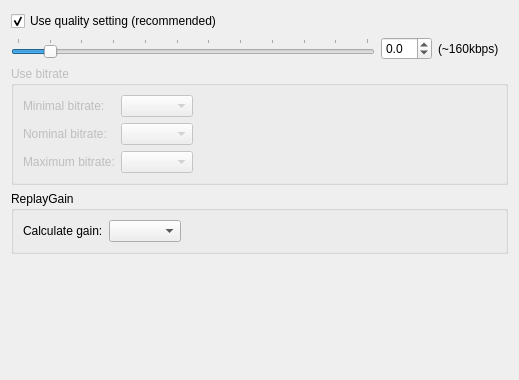
<?xml version="1.0" encoding="UTF-8"?>
<ui version="4.0">
 <class>ConfigPage_Ogg</class>
 <widget class="QWidget" name="oggConfigPage">
  <property name="geometry">
   <rect>
    <x>0</x>
    <y>0</y>
    <width>519</width>
    <height>380</height>
   </rect>
  </property>
  <property name="windowTitle">
   <string>Ogg encoding configuration</string>
  </property>
  <layout class="QVBoxLayout" name="verticalLayout">
   <item>
    <widget class="QCheckBox" name="oggUseQualityCheck">
     <property name="text">
      <string>Use quality setting (recommended)</string>
     </property>
     <property name="checked">
      <bool>true</bool>
     </property>
    </widget>
   </item>
   <item>
    <layout class="QHBoxLayout" name="horizontalLayout_6">
     <item>
      <widget class="QSlider" name="oggQualitySlider">
       <property name="sizePolicy">
        <sizepolicy hsizetype="Expanding" vsizetype="Fixed">
         <horstretch>0</horstretch>
         <verstretch>0</verstretch>
        </sizepolicy>
       </property>
       <property name="minimum">
        <number>-10</number>
       </property>
       <property name="maximum">
        <number>100</number>
       </property>
       <property name="singleStep">
        <number>5</number>
       </property>
       <property name="pageStep">
        <number>10</number>
       </property>
       <property name="value">
        <number>0</number>
       </property>
       <property name="orientation">
        <enum>Qt::Horizontal</enum>
       </property>
       <property name="tickPosition">
        <enum>QSlider::TicksAbove</enum>
       </property>
       <property name="tickInterval">
        <number>10</number>
       </property>
      </widget>
     </item>
     <item>
      <widget class="QDoubleSpinBox" name="oggQualitySpin">
       <property name="decimals">
        <number>1</number>
       </property>
       <property name="minimum">
        <double>-1.000000000000000</double>
       </property>
       <property name="maximum">
        <double>10.000000000000000</double>
       </property>
       <property name="singleStep">
        <double>0.100000000000000</double>
       </property>
      </widget>
     </item>
     <item>
      <widget class="QLabel" name="oggQualityLabel">
       <property name="minimumSize">
        <size>
         <width>70</width>
         <height>0</height>
        </size>
       </property>
       <property name="toolTip">
        <string/>
       </property>
       <property name="text">
        <string notr="true">(~160kbps)</string>
       </property>
       <property name="buddy">
        <cstring>oggQualitySlider</cstring>
       </property>
      </widget>
     </item>
    </layout>
   </item>
   <item>
    <widget class="QGroupBox" name="oggBitrateGroup">
     <property name="enabled">
      <bool>false</bool>
     </property>
     <property name="title">
      <string>Use bitrate</string>
     </property>
     <property name="checkable">
      <bool>false</bool>
     </property>
     <layout class="QGridLayout" name="formLayout_3">
      <item row="0" column="0">
       <widget class="QLabel" name="label_2">
        <property name="enabled">
         <bool>false</bool>
        </property>
        <property name="text">
         <string>Minimal bitrate:</string>
        </property>
        <property name="buddy">
         <cstring>oggMinBitrateCbx</cstring>
        </property>
       </widget>
      </item>
      <item row="0" column="1">
       <widget class="QComboBox" name="oggMinBitrateCbx">
        <property name="enabled">
         <bool>false</bool>
        </property>
        <property name="toolTip">
         <string>Sets minimum bitrate (in kb/s).</string>
        </property>
       </widget>
      </item>
      <item row="1" column="0">
       <widget class="QLabel" name="label_3">
        <property name="enabled">
         <bool>false</bool>
        </property>
        <property name="text">
         <string>Nominal bitrate:</string>
        </property>
        <property name="buddy">
         <cstring>oggNormBitrateCbx</cstring>
        </property>
       </widget>
      </item>
      <item row="1" column="1">
       <widget class="QComboBox" name="oggNormBitrateCbx">
        <property name="enabled">
         <bool>false</bool>
        </property>
        <property name="toolTip">
         <string>Sets target bitrate (in kb/s).</string>
        </property>
       </widget>
      </item>
      <item row="2" column="0">
       <widget class="QLabel" name="label_4">
        <property name="enabled">
         <bool>false</bool>
        </property>
        <property name="text">
         <string>Maximum bitrate:</string>
        </property>
        <property name="buddy">
         <cstring>oggMaxBitrateCbx</cstring>
        </property>
       </widget>
      </item>
      <item row="2" column="1">
       <widget class="QComboBox" name="oggMaxBitrateCbx">
        <property name="enabled">
         <bool>false</bool>
        </property>
        <property name="toolTip">
         <string>Sets maximum bitrate (in kb/s).</string>
        </property>
       </widget>
      </item>
      <item row="1" column="2">
       <spacer name="horizontalSpacer_5">
        <property name="orientation">
         <enum>Qt::Horizontal</enum>
        </property>
        <property name="sizeHint" stdset="0">
         <size>
          <width>40</width>
          <height>20</height>
         </size>
        </property>
       </spacer>
      </item>
     </layout>
    </widget>
   </item>
   <item>
    <widget class="QGroupBox" name="oggGainGroup">
     <property name="title">
      <string>ReplayGain</string>
     </property>
     <layout class="QVBoxLayout" name="verticalLayout_3">
      <item>
       <layout class="QGridLayout" name="formLayout_2">
        <item row="0" column="0">
         <widget class="QLabel" name="oggGainLabel">
          <property name="text">
           <string>Calculate gain:</string>
          </property>
          <property name="buddy">
           <cstring>oggGainCbx</cstring>
          </property>
         </widget>
        </item>
        <item row="0" column="1">
         <widget class="QComboBox" name="oggGainCbx"/>
        </item>
        <item row="0" column="2">
         <spacer name="horizontalSpacer_6">
          <property name="orientation">
           <enum>Qt::Horizontal</enum>
          </property>
          <property name="sizeHint" stdset="0">
           <size>
            <width>40</width>
            <height>20</height>
           </size>
          </property>
         </spacer>
        </item>
       </layout>
      </item>
     </layout>
    </widget>
   </item>
   <item>
    <spacer name="verticalSpacer">
     <property name="orientation">
      <enum>Qt::Vertical</enum>
     </property>
     <property name="sizeHint" stdset="0">
      <size>
       <width>20</width>
       <height>122</height>
      </size>
     </property>
    </spacer>
   </item>
  </layout>
 </widget>
 <tabstops>
  <tabstop>oggUseQualityCheck</tabstop>
  <tabstop>oggQualitySlider</tabstop>
  <tabstop>oggQualitySpin</tabstop>
  <tabstop>oggMinBitrateCbx</tabstop>
  <tabstop>oggNormBitrateCbx</tabstop>
  <tabstop>oggMaxBitrateCbx</tabstop>
  <tabstop>oggGainCbx</tabstop>
 </tabstops>
 <resources/>
 <connections>
  <connection>
   <sender>oggUseQualityCheck</sender>
   <signal>toggled(bool)</signal>
   <receiver>oggBitrateGroup</receiver>
   <slot>setDisabled(bool)</slot>
   <hints>
    <hint type="sourcelabel">
     <x>369</x>
     <y>58</y>
    </hint>
    <hint type="destinationlabel">
     <x>232</x>
     <y>137</y>
    </hint>
   </hints>
  </connection>
  <connection>
   <sender>oggUseQualityCheck</sender>
   <signal>toggled(bool)</signal>
   <receiver>oggQualitySlider</receiver>
   <slot>setEnabled(bool)</slot>
   <hints>
    <hint type="sourcelabel">
     <x>369</x>
     <y>58</y>
    </hint>
    <hint type="destinationlabel">
     <x>372</x>
     <y>32</y>
    </hint>
   </hints>
  </connection>
  <connection>
   <sender>oggUseQualityCheck</sender>
   <signal>toggled(bool)</signal>
   <receiver>oggQualitySpin</receiver>
   <slot>setEnabled(bool)</slot>
   <hints>
    <hint type="sourcelabel">
     <x>369</x>
     <y>58</y>
    </hint>
    <hint type="destinationlabel">
     <x>439</x>
     <y>29</y>
    </hint>
   </hints>
  </connection>
  <connection>
   <sender>oggUseQualityCheck</sender>
   <signal>toggled(bool)</signal>
   <receiver>oggQualityLabel</receiver>
   <slot>setEnabled(bool)</slot>
   <hints>
    <hint type="sourcelabel">
     <x>369</x>
     <y>58</y>
    </hint>
    <hint type="destinationlabel">
     <x>513</x>
     <y>32</y>
    </hint>
   </hints>
  </connection>
  <connection>
   <sender>oggUseQualityCheck</sender>
   <signal>toggled(bool)</signal>
   <receiver>label_2</receiver>
   <slot>setDisabled(bool)</slot>
   <hints>
    <hint type="sourcelabel">
     <x>306</x>
     <y>55</y>
    </hint>
    <hint type="destinationlabel">
     <x>111</x>
     <y>116</y>
    </hint>
   </hints>
  </connection>
  <connection>
   <sender>oggUseQualityCheck</sender>
   <signal>toggled(bool)</signal>
   <receiver>label_3</receiver>
   <slot>setDisabled(bool)</slot>
   <hints>
    <hint type="sourcelabel">
     <x>256</x>
     <y>58</y>
    </hint>
    <hint type="destinationlabel">
     <x>111</x>
     <y>144</y>
    </hint>
   </hints>
  </connection>
  <connection>
   <sender>oggUseQualityCheck</sender>
   <signal>toggled(bool)</signal>
   <receiver>label_4</receiver>
   <slot>setDisabled(bool)</slot>
   <hints>
    <hint type="sourcelabel">
     <x>214</x>
     <y>58</y>
    </hint>
    <hint type="destinationlabel">
     <x>111</x>
     <y>172</y>
    </hint>
   </hints>
  </connection>
  <connection>
   <sender>oggUseQualityCheck</sender>
   <signal>toggled(bool)</signal>
   <receiver>oggMinBitrateCbx</receiver>
   <slot>setDisabled(bool)</slot>
   <hints>
    <hint type="sourcelabel">
     <x>349</x>
     <y>57</y>
    </hint>
    <hint type="destinationlabel">
     <x>193</x>
     <y>116</y>
    </hint>
   </hints>
  </connection>
  <connection>
   <sender>oggUseQualityCheck</sender>
   <signal>toggled(bool)</signal>
   <receiver>oggNormBitrateCbx</receiver>
   <slot>setDisabled(bool)</slot>
   <hints>
    <hint type="sourcelabel">
     <x>397</x>
     <y>58</y>
    </hint>
    <hint type="destinationlabel">
     <x>193</x>
     <y>144</y>
    </hint>
   </hints>
  </connection>
  <connection>
   <sender>oggUseQualityCheck</sender>
   <signal>toggled(bool)</signal>
   <receiver>oggMaxBitrateCbx</receiver>
   <slot>setDisabled(bool)</slot>
   <hints>
    <hint type="sourcelabel">
     <x>459</x>
     <y>58</y>
    </hint>
    <hint type="destinationlabel">
     <x>193</x>
     <y>172</y>
    </hint>
   </hints>
  </connection>
 </connections>
</ui>
